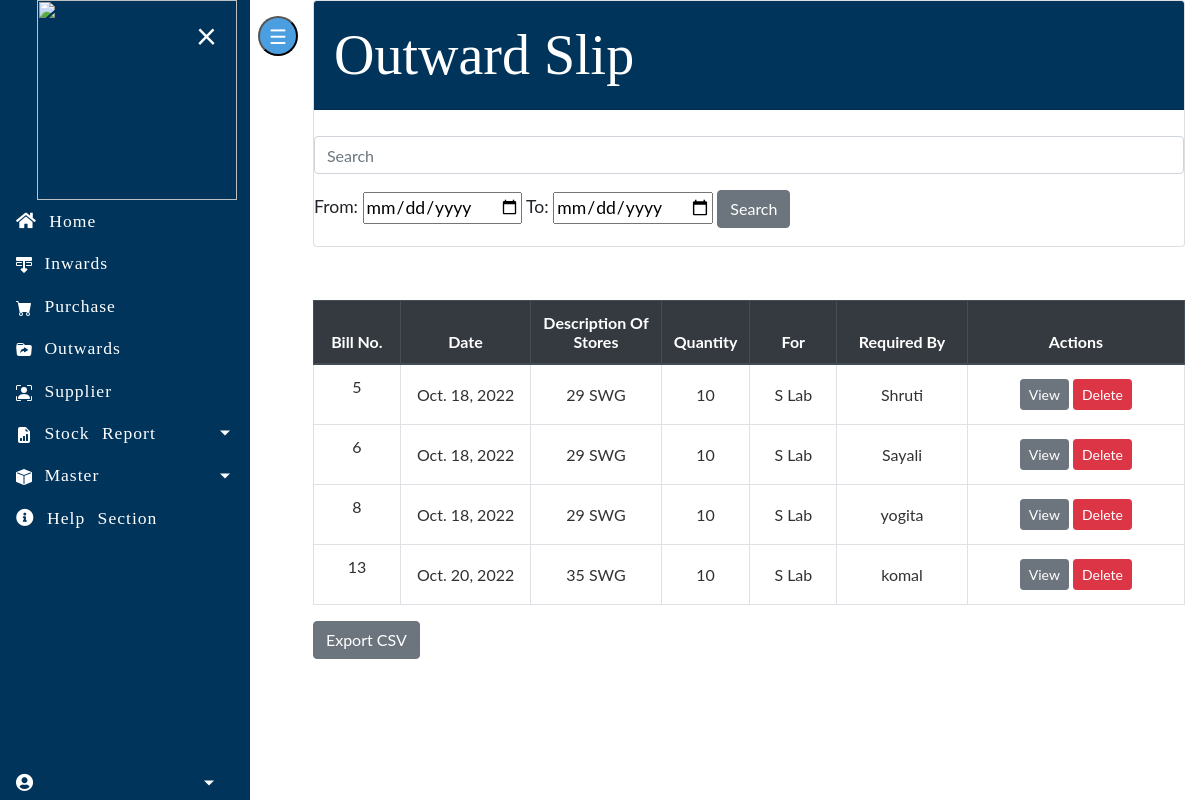
/inventory/outwardslip/, run on an earlier commit of the app's database.
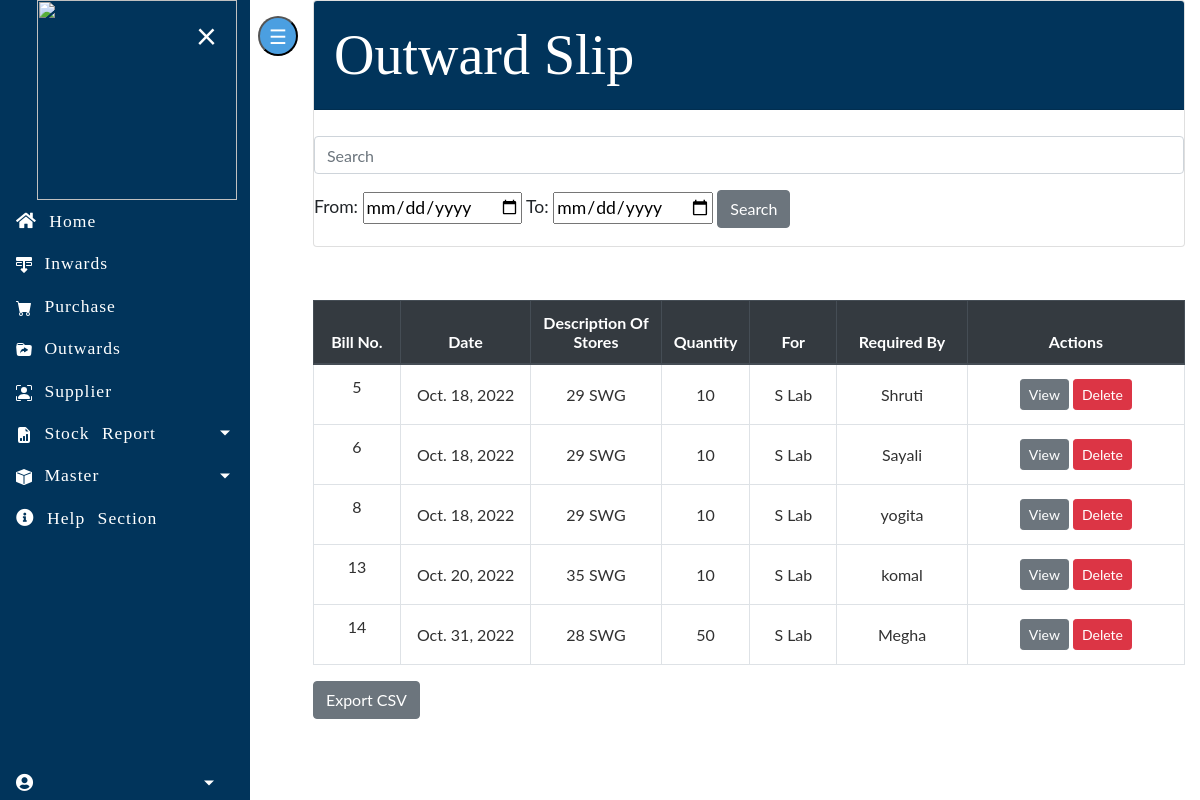
And on a later commit of the database.
### imdapp/models.py (models this page shows, shortened)
class SaleBill(models.Model):
    CONDITION = [
        ('GOOD', 'GOOD'),
        ('TORED', 'TORED'),
        ('DAMAGED', 'DAMAGED'),
    ]
    MODE_OF_DELEVERY = [
        ('BYHAND', 'BYHAND'),
        ('COURIOR', 'COURIOR'),
        ('OTHER', 'OTHER'),
    ]
    billno = models.AutoField(primary_key=True)
    time = models.DateTimeField(auto_now=True)
    name = models.CharField(max_length=150)
    phone = models.CharField(max_length=12)
    address = models.CharField(max_length=200)
    email = models.EmailField(max_length=255)
    category = models.ForeignKey(Category, on_delete=models.CASCADE)
    subcategory = models.ForeignKey(Subcategory, on_delete=models.CASCADE)
    description = models.ForeignKey(Description, on_delete=models.CASCADE)
    quantity = models.IntegerField(default=1)
    Mode_of_delivery = models.CharField(max_length=50, choices=MODE_OF_DELEVERY)  # received by
    label_code = models.CharField(max_length=20, default="")
    issued_to = models.CharField(max_length=50)
    is_deleted=models.BooleanField(default=False)
    def get_items_list(self):
        return SaleItem.objects.filter(billno=self)
    def get_total_price(self):
        saleitems = SaleItem.objects.filter(billno=self)
        total = 0
        for item in saleitems:
            total += item.totalprice
        return total

class Description(models.Model):
    id=models.IntegerField(primary_key=True)
    description=models.CharField(max_length=255)
    def __str__(self):
        return self.description
    class Meta:
        db_table='Description'

class SaleItem(models.Model):
    billno = models.ForeignKey(SaleBill, on_delete=models.CASCADE, related_name='salebillno')
    stock = models.ForeignKey(Stock, on_delete=models.CASCADE, related_name='saleitem')
    quantity = models.IntegerField(default=1)
    perprice = models.IntegerField(default=1)
    totalprice = models.IntegerField(default=1)

### imdapp/views.py (the view)
# urls.py: path('outwardslip/', views.outwardslip, name='outwardslip'),
def outwardslip(request):
    if request.method == "POST":
        fromdate = datetime.datetime.strptime(request.POST.get('fromdate'), '%Y-%m-%d')
        todate = datetime.datetime.strptime(request.POST.get('todate'), '%Y-%m-%d')
        bills = SaleBill.objects.filter(Q(time__gte=fromdate) & Q(time__lte=todate))
        return render(request, 'sales/outwardslip.html', {"bills": bills})
    else:
        bills = SaleBill.objects.all()
        return render(request, 'sales/outwardslip.html', {"bills": bills})

### imdapp/templates/sales/outwardslip.html (shortened to what this page needs)
{% extends "base.html" %}
{% load widget_tweaks %}
{% block content %}
<div class="card text-left">
      <div class="card-header" style="background-color:#01345B">
        <div class="row" style="color: white; font-style: bold; font-size: 3.5rem">
        <div class="col-md-8" style="font-family: 'Alkalami'" >Outward Slip</div>
        </div>
      </div>
    <br>
<div class="form-group">
    <input id="myInput" type="text" class="search form-control"  placeholder="Search">
</div>
<form  action="{% url 'outwardslip' %}" method="POST">
    <div>
        From: <input type="date" name="fromdate">
        To: <input type="date" name="todate">
        <input class="btn btn-secondary" type="submit" value="Search">
    </div>
</form>
</div>
    <br>
    <br>
    <table class="table table-css table-bordered table-hover">
        <thead class="thead-dark align-middle">
            <tr>
                <th width="10%">Bill No.</th>
                <th width="15%">Date</th>
                <th width="15%">Description Of Stores</th>
                <th width="10%">Quantity</th>
                <th width="10%">For</th>
                <th width="15%">Required By</th>
                <th width="25%">Actions</th>
            </tr>
        </thead>
{% if bills %}
        <tbody>
            {% for sale in bills %}
            <tr>
                <td class="align-middle"> <p>{{ sale.billno }}</p> </td>
                <td class="align-middle">{{ sale.time.date }}</td>
                <td class="align-middle">{% for item in sale.get_items_list %} {{ sale.description }} <br> {% endfor %}</td>
                <td class="align-middle">{% for item in sale.get_items_list %} {{ item.quantity }} <br> {% endfor %}</td>
                <td class="align-middle">{% for item in sale.get_items_list %} {{ sale.issued_to }} <br> {% endfor %}</td>
                <td class="align-middle">{% for item in sale.get_items_list %} {{ sale.name }} <br> {% endfor %}</td>
                <td class="align-middle"> <a href="{% url 'sale-bill' sale.billno %}" class="btn btn-secondary btn-sm">View</a>  <a href="{% url 'delete-sale' sale.pk %}" class="btn btn-danger btn-sm">Delete</a></tr>
            {% endfor %}
        </tbody>
    </table>
<div >
            <a href="{% url 'stockre' %}" class="btn btn-secondary">Export CSV</a>
</div>
{% else %}
        <tbody></tbody>
    </table>
    <br><br><br><br><br><br><br><br>
    <div style="color: #575757; font-style: bold; font-size: 1.5rem; text-align: center;">The records are empty. Please try adding some.</div>
{% endif %}
{% endblock content %}

What changed in the data, as far as the page shows it:
added SaleBill: billno "14", time "Oct. 31, 2022", description "28 SWG", issued_to "S Lab", name "Megha"
added SaleItem: quantity "50"
